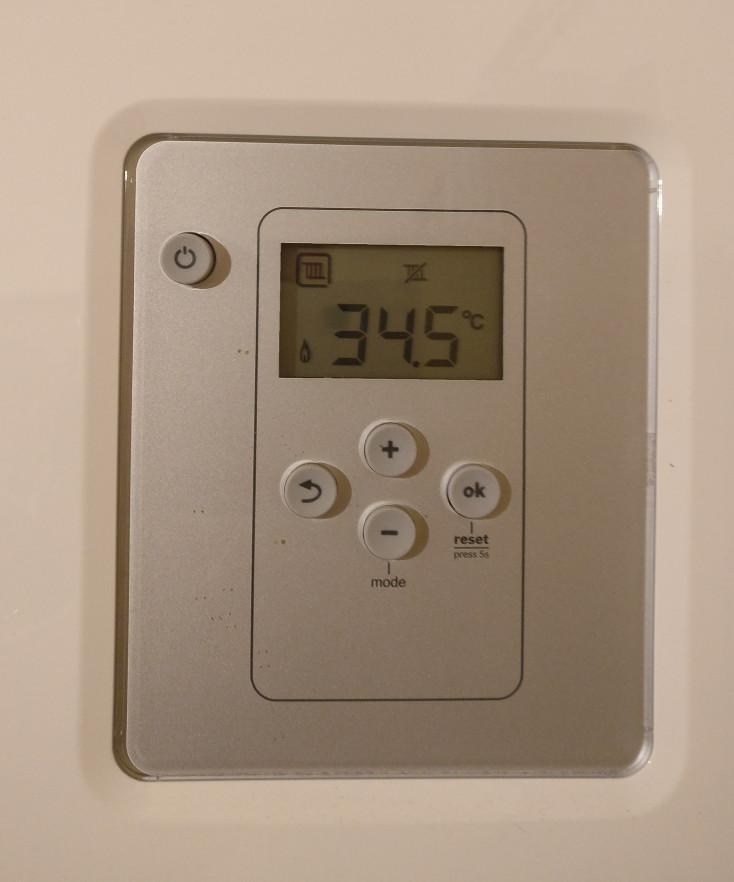
#> input picture example.jpg, 734 x 882 px
$ python Recognize_Digits.py
#> lines starting #> are read from the running program, lines starting #| are printed output that depends on the picture; after the words box and inside, x2 and y2 are one past the last pixel; in counts of white or black regions, pixels touching at a corner belong together
import cv2
import imutils
import numpy as np
from imutils.perspective import four_point_transform
from imutils import contours

DIGITS_LOOKUP = {
	(1, 1, 1, 0, 1, 1, 1): 0,
	(0, 0, 1, 0, 0, 1, 0): 1,
	(1, 0, 1, 1, 1, 1, 0): 2,
	(1, 0, 1, 1, 0, 1, 1): 3,
	(0, 1, 1, 1, 0, 1, 0): 4,
	(1, 1, 0, 1, 0, 1, 1): 5,
	(1, 1, 0, 1, 1, 1, 1): 6,
	(1, 0, 1, 0, 0, 1, 0): 7,
	(1, 1, 1, 1, 1, 1, 1): 8,
	(1, 1, 1, 1, 0, 1, 1): 9
}

image=cv2.imread("example.jpg")
#> image is the input picture: shape (882, 734, 3); mean B, G, R 129, 147.5, 166.8
image=imutils.resize(image,height=500)
#> image: shape (500, 416, 3)
gray=cv2.cvtColor(image,cv2.COLOR_BGR2GRAY)
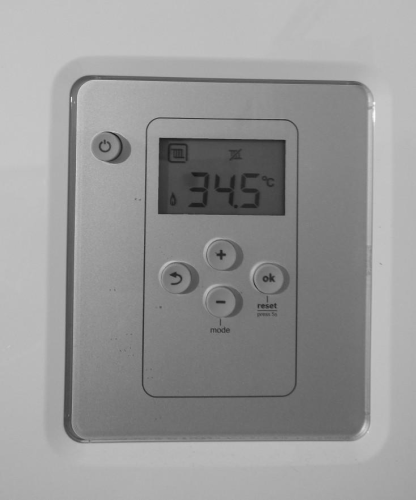
#> gray: shape (500, 416); min 21, max 251, mean 151.1
blur=cv2.GaussianBlur(gray,(5,5),0)
edge=cv2.Canny(blur,50,200,255)
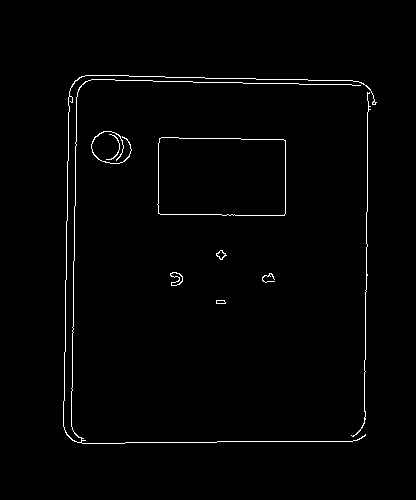
#> edge: shape (500, 416); 1.3% white in thin lines or dots, all inside (x1, y1, x2, y2) = (63, 75, 377, 444)
cnts=cv2.findContours(edge,cv2.RETR_EXTERNAL,cv2.CHAIN_APPROX_SIMPLE)
#> cnts = 9 contours, 3 with area under 20; largest, box (x1, y1, x2, y2) and area: (157, 137, 286, 216) 9676, (170, 272, 183, 286) 86, (63, 75, 377, 444) 52, (216, 250, 227, 260) 50, (91, 131, 132, 164) 36, (216, 300, 226, 304) 26
cnts=imutils.grab_contours(cnts)
dispcnt=None
cn=sorted(cnts,key=cv2.contourArea,reverse=True)
#> cn has the same summary as cnts
for c in  cn:
    peri=cv2.arcLength(c,True)
    approx=cv2.approxPolyDP(c, 0.02 * peri, True)

    if len(approx)==4:
        dispcnt=approx
        break
#> this loop made 1 pass
#> (peri, dispcnt) on pass 1: (408.6, [[159, 138], [158, 213], [284, 215], [285, 140]])
transform=four_point_transform(image,dispcnt.reshape(4,2))
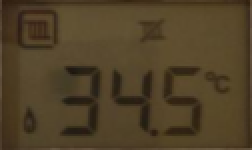
#> transform: shape (75, 126, 3) (shown 2 times larger); mean B, G, R 39.5, 64.6, 79.9
warp=four_point_transform(gray,dispcnt.reshape(4,2))
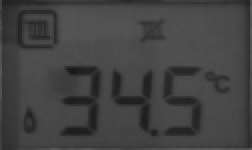
#> warp: shape (75, 126) (shown 2 times larger); min 23, max 91, mean 66.4
thresh=cv2.threshold(warp,0,255,cv2.THRESH_OTSU|cv2.THRESH_BINARY_INV)[1]
#> thresh: shape (75, 126); 26.1% white; 12 white regions (4 under 20 px), largest, box (x1, y1, x2, y2) and area: (0, 0, 126, 75) 1205, (30, 33, 51, 68) 377, (81, 33, 101, 68) 342
kernel = cv2.getStructuringElement(cv2.MORPH_ELLIPSE, (1, 5))
thresh = cv2.morphologyEx(thresh, cv2.MORPH_OPEN, kernel)
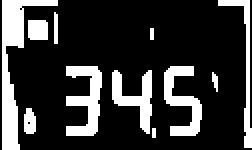
#> thresh: shape (75, 126) (shown 2 times larger); 21.5% white; 11 white regions (2 under 20 px)
cv2.imshow("th",thresh)
cv2.waitKey(0)
cnts=cv2.findContours(thresh,cv2.RETR_EXTERNAL,cv2.CHAIN_APPROX_SIMPLE)
#> cnts = 11 contours, 4 with area under 20; largest, box (x1, y1, x2, y2) and area: (1, 0, 29, 75) 507, (33, 33, 51, 68) 288, (82, 33, 101, 68) 252, (56, 35, 76, 67) 224, (109, 0, 126, 74) 138, (14, 10, 24, 20) 80, (12, 54, 18, 67) 52
cnts=imutils.grab_contours(cnts)
cn=sorted(cnts,key=cv2.contourArea,reverse=True)
#> cn has the same summary as cnts
Nums=[]
for c in cn:
    (x,y,w,h)=cv2.boundingRect(c)
    if w>=10 and (h>=30 and h<=40):
        Nums.append(c)
#> this loop made 11 passes
#> (x, y, w, h) on passes 1, 2, 3, 4, 5, 6, 7, 9: (1, 0, 28, 75), (33, 33, 18, 35), (82, 33, 19, 35), (56, 35, 20, 32), (109, 0, 17, 74), (14, 10, 10, 10), (12, 54, 6, 13), (106, 36, 3, 10)
#> (c, x, y, w, h) on passes 8, 10, 11: ([[27, 6], [27, 21], [28, 21], [28, 7]], 27, 6, 2, 16), ([[75, 14], [75, 19], [76, 19], [76, 14]], 75, 14, 2, 6), ([[76, 64], [76, 68], [77, 68], [77, 64]], 76, 64, 2, 5)
#> after the loop, Nums = 3 contours; box (x1, y1, x2, y2) and area: (33, 33, 51, 68) 288, (82, 33, 101, 68) 252, (56, 35, 76, 67) 224

cv2.drawContours(transform,Nums,-1,(255,0,0),2)
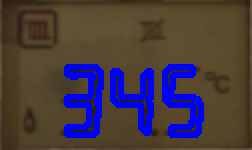
#> transform: shape (75, 126, 3) (shown 2 times larger); 12.93% of pixels changed, all inside (x1, y1, x2, y2) = (32, 32, 102, 69)

Nums=contours.sort_contours(Nums,method="left-to-right")[0]
digits=[]

for c in Nums:
    (x,y,w,h)=cv2.boundingRect(c)
    roi=thresh[y:y+h,x:x+w]
    (roih,roiw)=roi.shape[:2]
    (dw,dh)=(int(roiw*0.25),int(roih*0.15))
    dhC=int(roih*0.05)
    segments=[
        ((0,0),(w,dh)),
        ((0,0),(dw,h//2)),
        ((w-dw,0),(w,h//2)),
        ((0,(h//2-dhC)),(w,(h//2+dhC))),
        ((0,h//2),(dw,h)),
        ((w-dw,h//2),(w,h)),
        ((0,h-dh),(w,h))
    ]
    on=[0]*len(segments)
    for (i,((rx,ry),(dx,dy))) in enumerate(segments):
        region=roi[ry:dy,rx:dx]
        #cv2.rectangle(region,(rx,ry),(rx+dx,ry+dy),(255,0,0),-1)
        nonzeros=cv2.countNonZero(region)
        area=(dx-rx)*(dy-ry)
        if nonzeros/area>0.5:
            on[i]=1
    if (tuple(on) in DIGITS_LOOKUP):
        digit=DIGITS_LOOKUP[tuple(on)]
    else:
        digit=0
    digits.append(digit)
#> this loop made 3 passes
#> (x, y, w, h, roih, roiw, dw, dh) on passes 1 to 3: (33, 33, 18, 35, 35, 18, 4, 5), (56, 35, 20, 32, 32, 20, 5, 4), (82, 33, 19, 35, 35, 19, 4, 5)
#> pass 2, `roi=thresh[y:y+h,x:x+w]`:
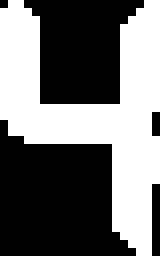
#> roi: shape (32, 20) (shown 8 times larger); 43.9% white; 1 white region, box (x1, y1, x2, y2) and area: (0, 0, 20, 32) 281
#> after the loop, digits = [3, 4, 5]
print(digits)
#| [3, 4, 5]


cv2.imshow("Image",transform)
cv2.waitKey(0)
